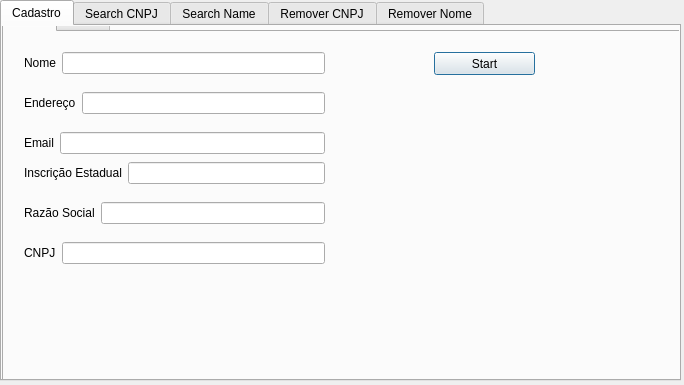
<?xml version="1.0" encoding="UTF-8"?>
<ui version="4.0">
 <class>InterfaceLegalPerson</class>
 <widget class="QDialog" name="InterfaceLegalPerson">
  <property name="geometry">
   <rect>
    <x>0</x>
    <y>0</y>
    <width>684</width>
    <height>385</height>
   </rect>
  </property>
  <property name="windowTitle">
   <string>Interface Pessoa Jurídica</string>
  </property>
  <widget class="QTabWidget" name="tabWidget">
   <property name="geometry">
    <rect>
     <x>0</x>
     <y>0</y>
     <width>681</width>
     <height>381</height>
    </rect>
   </property>
   <property name="currentIndex">
    <number>0</number>
   </property>
   <widget class="QWidget" name="cadastro">
    <attribute name="title">
     <string>Cadastro</string>
    </attribute>
    <widget class="QWidget" name="layoutWidget_5">
     <property name="geometry">
      <rect>
       <x>20</x>
       <y>220</y>
       <width>301</width>
       <height>22</height>
      </rect>
     </property>
     <layout class="QHBoxLayout" name="horizontalLayout_6">
      <item>
       <widget class="QLabel" name="labelCpf">
        <property name="text">
         <string>CPF</string>
        </property>
       </widget>
      </item>
      <item>
       <widget class="QLineEdit" name="lineEditCpf">
        <property name="enabled">
         <bool>true</bool>
        </property>
        <property name="statusTip">
         <string/>
        </property>
        <property name="inputMask">
         <string notr="true"/>
        </property>
        <property name="text">
         <string/>
        </property>
        <property name="echoMode">
         <enum>QLineEdit::Normal</enum>
        </property>
        <property name="dragEnabled">
         <bool>false</bool>
        </property>
        <property name="readOnly">
         <bool>false</bool>
        </property>
        <property name="cursorMoveStyle">
         <enum>Qt::LogicalMoveStyle</enum>
        </property>
        <property name="clearButtonEnabled">
         <bool>false</bool>
        </property>
       </widget>
      </item>
     </layout>
    </widget>
    <widget class="QWidget" name="layoutWidget_3">
     <property name="geometry">
      <rect>
       <x>20</x>
       <y>180</y>
       <width>301</width>
       <height>22</height>
      </rect>
     </property>
     <layout class="QHBoxLayout" name="horizontalLayout_4">
      <item>
       <widget class="QLabel" name="labelEstadoCivil">
        <property name="text">
         <string>Estado Civil</string>
        </property>
       </widget>
      </item>
      <item>
       <widget class="QLineEdit" name="lineEditEstadoCivil"/>
      </item>
     </layout>
    </widget>
    <widget class="QWidget" name="layoutWidget_2">
     <property name="geometry">
      <rect>
       <x>20</x>
       <y>100</y>
       <width>301</width>
       <height>22</height>
      </rect>
     </property>
     <layout class="QHBoxLayout" name="horizontalLayout_3">
      <item>
       <widget class="QLabel" name="labelEmail">
        <property name="text">
         <string>Email</string>
        </property>
       </widget>
      </item>
      <item>
       <widget class="QLineEdit" name="lineEditEmail"/>
      </item>
     </layout>
    </widget>
    <widget class="QWidget" name="layoutWidget">
     <property name="geometry">
      <rect>
       <x>20</x>
       <y>140</y>
       <width>310</width>
       <height>22</height>
      </rect>
     </property>
     <layout class="QHBoxLayout" name="horizontalLayout_5">
      <item>
       <widget class="QLabel" name="labelData">
        <property name="text">
         <string>Data de Nascimento</string>
        </property>
       </widget>
      </item>
      <item>
       <widget class="QLineEdit" name="lineEditDia"/>
      </item>
      <item>
       <widget class="QLabel" name="labelBarra1">
        <property name="text">
         <string>/</string>
        </property>
       </widget>
      </item>
      <item>
       <widget class="QLineEdit" name="lineEditMes"/>
      </item>
      <item>
       <widget class="QLabel" name="labelBarra2">
        <property name="text">
         <string>/</string>
        </property>
       </widget>
      </item>
      <item>
       <widget class="QLineEdit" name="lineEditAno"/>
      </item>
     </layout>
    </widget>
    <widget class="QWidget" name="layoutWidget_4">
     <property name="geometry">
      <rect>
       <x>20</x>
       <y>20</y>
       <width>301</width>
       <height>22</height>
      </rect>
     </property>
     <layout class="QHBoxLayout" name="horizontalLayout">
      <item>
       <widget class="QLabel" name="labelNome">
        <property name="text">
         <string>Nome</string>
        </property>
       </widget>
      </item>
      <item>
       <widget class="QLineEdit" name="lineEditNome"/>
      </item>
     </layout>
    </widget>
    <widget class="QWidget" name="layoutWidget_9">
     <property name="geometry">
      <rect>
       <x>20</x>
       <y>60</y>
       <width>301</width>
       <height>22</height>
      </rect>
     </property>
     <layout class="QHBoxLayout" name="horizontalLayout_2">
      <item>
       <widget class="QLabel" name="labelEndereco">
        <property name="text">
         <string>Endereço</string>
        </property>
       </widget>
      </item>
      <item>
       <widget class="QLineEdit" name="lineEditEndereco"/>
      </item>
     </layout>
    </widget>
    <widget class="QTabWidget" name="tabWidget_2">
     <property name="geometry">
      <rect>
       <x>0</x>
       <y>-20</y>
       <width>681</width>
       <height>381</height>
      </rect>
     </property>
     <widget class="QWidget" name="tab_3">
      <attribute name="title">
       <string>Tab 1</string>
      </attribute>
      <widget class="QWidget" name="layoutWidget_8">
       <property name="geometry">
        <rect>
         <x>20</x>
         <y>100</y>
         <width>301</width>
         <height>22</height>
        </rect>
       </property>
       <layout class="QHBoxLayout" name="horizontalLayout_9">
        <item>
         <widget class="QLabel" name="labelEmail_2">
          <property name="text">
           <string>Email</string>
          </property>
         </widget>
        </item>
        <item>
         <widget class="QLineEdit" name="lineEditEmail_2"/>
        </item>
       </layout>
      </widget>
      <widget class="QWidget" name="layoutWidget_11">
       <property name="geometry">
        <rect>
         <x>20</x>
         <y>20</y>
         <width>301</width>
         <height>22</height>
        </rect>
       </property>
       <layout class="QHBoxLayout" name="horizontalLayout_11">
        <item>
         <widget class="QLabel" name="labelNome_2">
          <property name="text">
           <string>Nome</string>
          </property>
         </widget>
        </item>
        <item>
         <widget class="QLineEdit" name="lineEditNome_2"/>
        </item>
       </layout>
      </widget>
      <widget class="QWidget" name="layoutWidget_12">
       <property name="geometry">
        <rect>
         <x>20</x>
         <y>60</y>
         <width>301</width>
         <height>22</height>
        </rect>
       </property>
       <layout class="QHBoxLayout" name="horizontalLayout_12">
        <item>
         <widget class="QLabel" name="labelEndereco_2">
          <property name="text">
           <string>Endereço</string>
          </property>
         </widget>
        </item>
        <item>
         <widget class="QLineEdit" name="lineEditEndereco_2"/>
        </item>
       </layout>
      </widget>
      <widget class="QPushButton" name="pushButtonStartCadastro">
       <property name="geometry">
        <rect>
         <x>430</x>
         <y>20</y>
         <width>101</width>
         <height>23</height>
        </rect>
       </property>
       <property name="text">
        <string>Start</string>
       </property>
      </widget>
      <widget class="QWidget" name="layoutWidget_17">
       <property name="geometry">
        <rect>
         <x>20</x>
         <y>130</y>
         <width>301</width>
         <height>22</height>
        </rect>
       </property>
       <layout class="QHBoxLayout" name="horizontalLayout_15">
        <item>
         <widget class="QLabel" name="labelInscricaoEstadual">
          <property name="text">
           <string>Inscrição Estadual</string>
          </property>
         </widget>
        </item>
        <item>
         <widget class="QLineEdit" name="lineEditInscricaoEstadual"/>
        </item>
       </layout>
      </widget>
      <widget class="QWidget" name="layoutWidget_19">
       <property name="geometry">
        <rect>
         <x>20</x>
         <y>170</y>
         <width>301</width>
         <height>22</height>
        </rect>
       </property>
       <layout class="QHBoxLayout" name="horizontalLayout_19">
        <item>
         <widget class="QLabel" name="labelRazaoSocial">
          <property name="text">
           <string>Razão Social</string>
          </property>
         </widget>
        </item>
        <item>
         <widget class="QLineEdit" name="lineEditRazaoSocial"/>
        </item>
       </layout>
      </widget>
      <widget class="QWidget" name="layoutWidget_18">
       <property name="geometry">
        <rect>
         <x>20</x>
         <y>210</y>
         <width>301</width>
         <height>22</height>
        </rect>
       </property>
       <layout class="QHBoxLayout" name="horizontalLayout_18">
        <item>
         <widget class="QLabel" name="labelCnpj">
          <property name="text">
           <string>CNPJ</string>
          </property>
         </widget>
        </item>
        <item>
         <widget class="QLineEdit" name="lineEditCnpj"/>
        </item>
       </layout>
      </widget>
     </widget>
     <widget class="QWidget" name="tab_4">
      <attribute name="title">
       <string>Tab 2</string>
      </attribute>
     </widget>
    </widget>
   </widget>
   <widget class="QWidget" name="searchCnpj">
    <attribute name="title">
     <string>Search CNPJ</string>
    </attribute>
    <widget class="QWidget" name="layoutWidget_13">
     <property name="geometry">
      <rect>
       <x>20</x>
       <y>20</y>
       <width>301</width>
       <height>22</height>
      </rect>
     </property>
     <layout class="QHBoxLayout" name="horizontalLayout_13">
      <item>
       <widget class="QLabel" name="labelCpf_3">
        <property name="text">
         <string>CNPJ</string>
        </property>
       </widget>
      </item>
      <item>
       <widget class="QLineEdit" name="lineEditCnpjSearch">
        <property name="enabled">
         <bool>true</bool>
        </property>
        <property name="statusTip">
         <string/>
        </property>
        <property name="inputMask">
         <string notr="true"/>
        </property>
        <property name="text">
         <string/>
        </property>
        <property name="echoMode">
         <enum>QLineEdit::Normal</enum>
        </property>
        <property name="dragEnabled">
         <bool>false</bool>
        </property>
        <property name="readOnly">
         <bool>false</bool>
        </property>
        <property name="cursorMoveStyle">
         <enum>Qt::LogicalMoveStyle</enum>
        </property>
        <property name="clearButtonEnabled">
         <bool>false</bool>
        </property>
       </widget>
      </item>
     </layout>
    </widget>
    <widget class="QPushButton" name="pushButtonStartSearchCnpj">
     <property name="geometry">
      <rect>
       <x>420</x>
       <y>20</y>
       <width>91</width>
       <height>23</height>
      </rect>
     </property>
     <property name="text">
      <string>Start</string>
     </property>
    </widget>
    <widget class="QFrame" name="frame">
     <property name="geometry">
      <rect>
       <x>20</x>
       <y>60</y>
       <width>411</width>
       <height>201</height>
      </rect>
     </property>
     <property name="frameShape">
      <enum>QFrame::StyledPanel</enum>
     </property>
     <property name="frameShadow">
      <enum>QFrame::Raised</enum>
     </property>
     <widget class="QLabel" name="textEditResultadoSearchCnpj">
      <property name="geometry">
       <rect>
        <x>10</x>
        <y>10</y>
        <width>251</width>
        <height>151</height>
       </rect>
      </property>
      <property name="text">
       <string/>
      </property>
     </widget>
    </widget>
   </widget>
   <widget class="QWidget" name="searchName">
    <attribute name="title">
     <string>Search Name</string>
    </attribute>
    <widget class="QWidget" name="layoutWidget_14">
     <property name="geometry">
      <rect>
       <x>20</x>
       <y>20</y>
       <width>301</width>
       <height>22</height>
      </rect>
     </property>
     <layout class="QHBoxLayout" name="horizontalLayout_14">
      <item>
       <widget class="QLabel" name="labelNome_3">
        <property name="text">
         <string>Nome</string>
        </property>
       </widget>
      </item>
      <item>
       <widget class="QLineEdit" name="lineEditNomeSearch"/>
      </item>
     </layout>
    </widget>
    <widget class="QPushButton" name="pushButtonStartSearchName">
     <property name="geometry">
      <rect>
       <x>430</x>
       <y>20</y>
       <width>91</width>
       <height>23</height>
      </rect>
     </property>
     <property name="text">
      <string>Start</string>
     </property>
    </widget>
    <widget class="QFrame" name="frame_2">
     <property name="geometry">
      <rect>
       <x>10</x>
       <y>60</y>
       <width>411</width>
       <height>201</height>
      </rect>
     </property>
     <property name="frameShape">
      <enum>QFrame::StyledPanel</enum>
     </property>
     <property name="frameShadow">
      <enum>QFrame::Raised</enum>
     </property>
     <widget class="QLabel" name="textEditResultadoSearchNome">
      <property name="geometry">
       <rect>
        <x>10</x>
        <y>10</y>
        <width>251</width>
        <height>151</height>
       </rect>
      </property>
      <property name="text">
       <string/>
      </property>
     </widget>
    </widget>
   </widget>
   <widget class="QWidget" name="removerCnpj">
    <attribute name="title">
     <string>Remover CNPJ</string>
    </attribute>
    <widget class="QWidget" name="layoutWidget_15">
     <property name="geometry">
      <rect>
       <x>20</x>
       <y>20</y>
       <width>301</width>
       <height>22</height>
      </rect>
     </property>
     <layout class="QHBoxLayout" name="horizontalLayout_16">
      <item>
       <widget class="QLabel" name="labelCpf_5">
        <property name="text">
         <string>CNPJ</string>
        </property>
       </widget>
      </item>
      <item>
       <widget class="QLineEdit" name="lineEditCnpjRemove">
        <property name="enabled">
         <bool>true</bool>
        </property>
        <property name="statusTip">
         <string/>
        </property>
        <property name="inputMask">
         <string notr="true"/>
        </property>
        <property name="text">
         <string/>
        </property>
        <property name="echoMode">
         <enum>QLineEdit::Normal</enum>
        </property>
        <property name="dragEnabled">
         <bool>false</bool>
        </property>
        <property name="readOnly">
         <bool>false</bool>
        </property>
        <property name="cursorMoveStyle">
         <enum>Qt::LogicalMoveStyle</enum>
        </property>
        <property name="clearButtonEnabled">
         <bool>false</bool>
        </property>
       </widget>
      </item>
     </layout>
    </widget>
    <widget class="QPushButton" name="pushButtonStartRemoveCnpj">
     <property name="geometry">
      <rect>
       <x>424</x>
       <y>20</y>
       <width>91</width>
       <height>23</height>
      </rect>
     </property>
     <property name="text">
      <string>Start</string>
     </property>
    </widget>
    <widget class="QFrame" name="frame_3">
     <property name="geometry">
      <rect>
       <x>20</x>
       <y>70</y>
       <width>411</width>
       <height>201</height>
      </rect>
     </property>
     <property name="frameShape">
      <enum>QFrame::StyledPanel</enum>
     </property>
     <property name="frameShadow">
      <enum>QFrame::Raised</enum>
     </property>
     <widget class="QLabel" name="textEditResultadoRemoveCnpj">
      <property name="geometry">
       <rect>
        <x>10</x>
        <y>10</y>
        <width>251</width>
        <height>151</height>
       </rect>
      </property>
      <property name="text">
       <string/>
      </property>
     </widget>
    </widget>
   </widget>
   <widget class="QWidget" name="removerNome">
    <attribute name="title">
     <string>Remover Nome</string>
    </attribute>
    <widget class="QWidget" name="layoutWidget_16">
     <property name="geometry">
      <rect>
       <x>20</x>
       <y>20</y>
       <width>301</width>
       <height>22</height>
      </rect>
     </property>
     <layout class="QHBoxLayout" name="horizontalLayout_17">
      <item>
       <widget class="QLabel" name="labelNome_4">
        <property name="text">
         <string>Nome</string>
        </property>
       </widget>
      </item>
      <item>
       <widget class="QLineEdit" name="lineEditNomeRemove"/>
      </item>
     </layout>
    </widget>
    <widget class="QPushButton" name="pushButtonStartRemoveName">
     <property name="geometry">
      <rect>
       <x>420</x>
       <y>20</y>
       <width>91</width>
       <height>23</height>
      </rect>
     </property>
     <property name="text">
      <string>Start</string>
     </property>
    </widget>
    <widget class="QFrame" name="frame_4">
     <property name="geometry">
      <rect>
       <x>20</x>
       <y>80</y>
       <width>411</width>
       <height>201</height>
      </rect>
     </property>
     <property name="frameShape">
      <enum>QFrame::StyledPanel</enum>
     </property>
     <property name="frameShadow">
      <enum>QFrame::Raised</enum>
     </property>
     <widget class="QLabel" name="textEditResultadoRemoveNome">
      <property name="geometry">
       <rect>
        <x>10</x>
        <y>10</y>
        <width>251</width>
        <height>151</height>
       </rect>
      </property>
      <property name="text">
       <string/>
      </property>
     </widget>
    </widget>
   </widget>
  </widget>
 </widget>
 <resources/>
 <connections/>
</ui>
